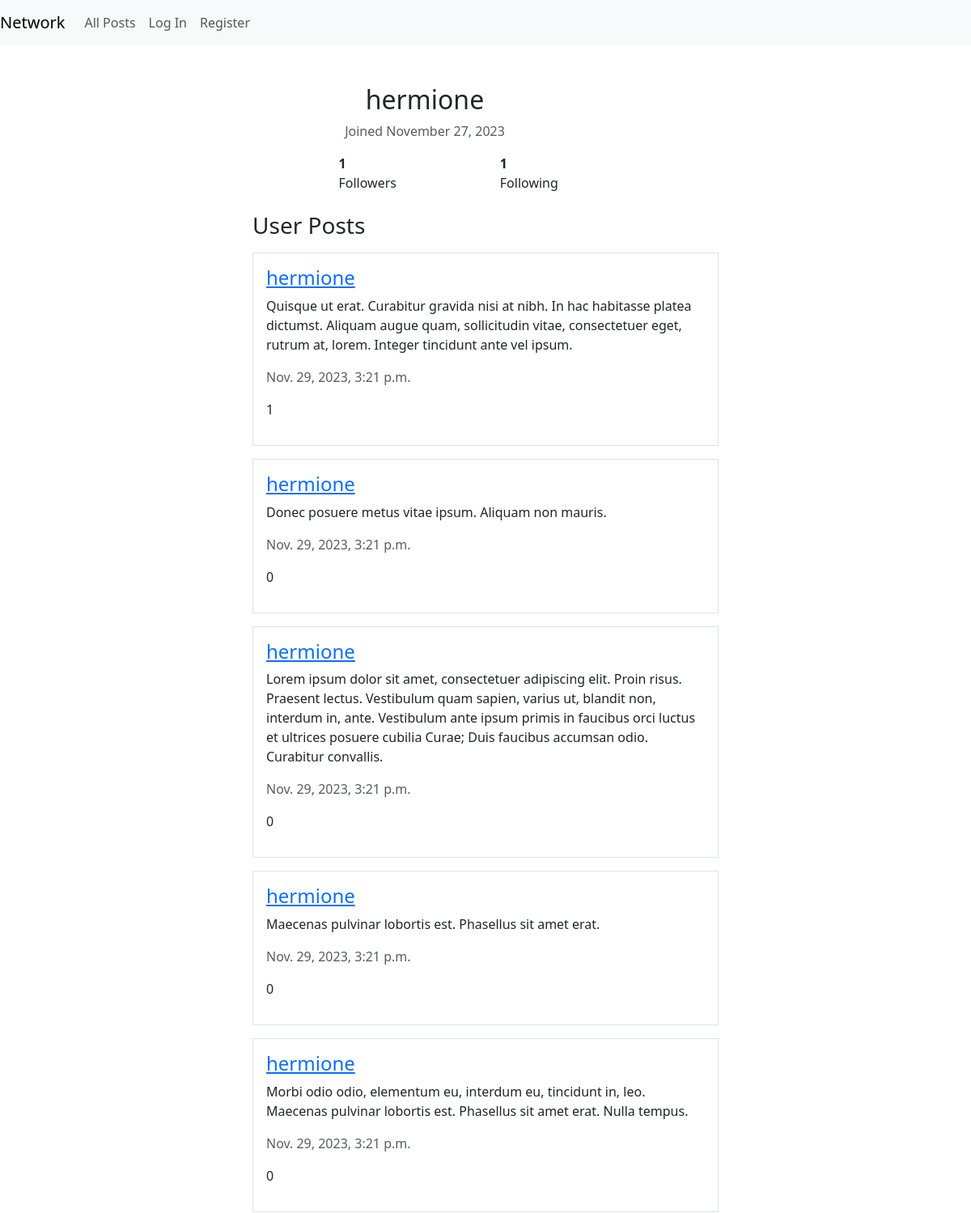
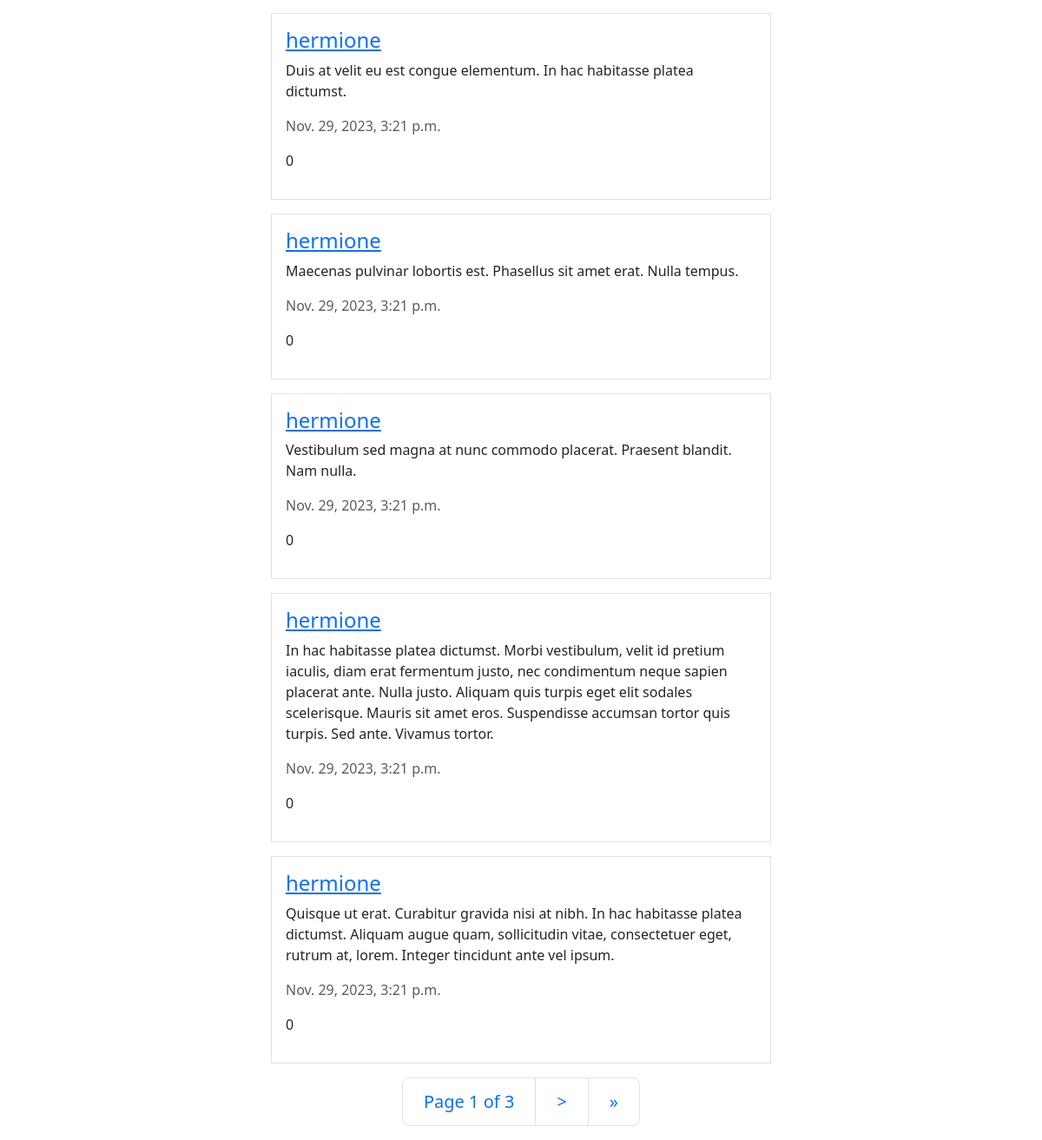
The page /users/hermione/ on the database its author committed (2 pictures, top to bottom).
### network/models.py (models this page shows, shortened)
class User(AbstractUser):
    def follow(self, user):
        Follow.objects.create(follower=self, following=user)

class Post(models.Model):
    poster = models.ForeignKey(User, on_delete=models.CASCADE, related_name="posts")
    body = models.TextField(max_length=1000)
    date_time = models.DateTimeField(auto_now_add=True)
    likes = models.ManyToManyField(User, related_name="liked_posts", blank=True)

### network/views.py (the view)
# urls.py: path("users/<str:username>/", views.profile_view, name="profile"),
def profile_view(request, username):
    user = get_object_or_404(User, username=username)
    return render(request, "network/profile.html", {
        "object": user,
        "page_obj": paginate(request, Post.objects.filter(poster=user).order_by("-date_time")),
        "is_following": request.user.is_following(user) if request.user.is_authenticated else False
    })

### network/views.py (called while the page is built)
def paginate(request, queryset):
    p = Paginator(queryset, 10)
    page_num = request.GET.get("page", 1)
    page_obj = p.get_page(page_num)
    return page_obj

### network/templates/network/profile.html (shortened to what this page needs)
{% extends "network/layout.html" %}
{% block body %}
<div class="container mt-5 mx-auto w-50">
    <div class="row">
        <div class="col-md-9">
            <h2 class="text-center">{{ object.username }}</h2>
            <p class="text-muted text-center">Joined {{ object.date_joined|date:"F d, Y" }}</p>
            <div class="d-flex mx-auto w-50" style="gap:60%">
                <div><strong id="follower-count">{{ object.followers.count }}</strong> Followers</div>
                <div><strong>{{ object.following.count }}</strong> Following</div>
            </div>
        </div>
    </div>
    <div class="row mt-4">
        <div class="col-md-12">
            <h3>User Posts</h3>
            {% for post in page_obj %}
                {% with post=post user=user counter=forloop.counter %}
                    {% include "network/post.html" with post=post user=user counter=counter %}
                {% endwith %}
            {% endfor %}
            {% include 'network/pagination.html' %}
        </div>
    </div>
</div>
{% endblock body %}

### network/templates/network/post.html (shortened to what this page needs)
<div class="border my-3 p-3 post-container" data-post-id={{post.id}} id="post-{{ post.id }}">
    <h4 class="post-poster"><a href="{% url 'profile' post.poster %}">{{ post.poster }}</a></h4>
    <p class='post-body'>{{ post.body}} </p>
    <p class="text-muted">{{ post.date_time }}</p>
    <p>
        {{ post.likes.count }}
    </p>
</div>

### rows shown on the page
User: username "hermione", date_joined "November 27, 2023", followers.count "1", following.count "1"
Post: poster "hermione", body "Quisque ut erat. Curabitur gravida nisi at nibh. In hac habitasse platea dictumst. Aliquam augue quam, sollicitudin vitae, consectetuer eget, rutrum at, lorem. Integer tincidunt ante vel ipsum.", date_time "Nov. 29, 2023, 3:21 p.m.", likes.count "1"
Post: poster "hermione", body "Donec posuere metus vitae ipsum. Aliquam non mauris.", date_time "Nov. 29, 2023, 3:21 p.m.", likes.count "0"
Post: poster "hermione", body "Lorem ipsum dolor sit amet, consectetuer adipiscing elit. Proin risus. Praesent lectus. Vestibulum quam sapien, varius ut, blandit non, interdum in, ante. Vestibulum ante ipsum primis in faucibus orci luctus et ultrices posuere cubilia Curae; Duis faucibus accumsan odio. Curabitur convallis.", date_time "Nov. 29, 2023, 3:21 p.m.", likes.count "0"
Post: poster "hermione", body "Maecenas pulvinar lobortis est. Phasellus sit amet erat.", date_time "Nov. 29, 2023, 3:21 p.m.", likes.count "0"
Post: poster "hermione", body "Morbi odio odio, elementum eu, interdum eu, tincidunt in, leo. Maecenas pulvinar lobortis est. Phasellus sit amet erat. Nulla tempus.", date_time "Nov. 29, 2023, 3:21 p.m.", likes.count "0"
Post: poster "hermione", body "Duis at velit eu est congue elementum. In hac habitasse platea dictumst.", date_time "Nov. 29, 2023, 3:21 p.m.", likes.count "0"
Post: poster "hermione", body "Maecenas pulvinar lobortis est. Phasellus sit amet erat. Nulla tempus.", date_time "Nov. 29, 2023, 3:21 p.m.", likes.count "0"
Post: poster "hermione", body "Vestibulum sed magna at nunc commodo placerat. Praesent blandit. Nam nulla.", date_time "Nov. 29, 2023, 3:21 p.m.", likes.count "0"
Post: poster "hermione", body "In hac habitasse platea dictumst. Morbi vestibulum, velit id pretium iaculis, diam erat fermentum justo, nec condimentum neque sapien placerat ante. Nulla justo. Aliquam quis turpis eget elit sodales scelerisque. Mauris sit amet eros. Suspendisse accumsan tortor quis turpis. Sed ante. Vivamus tortor.", date_time "Nov. 29, 2023, 3:21 p.m.", likes.count "0"
Post: poster "hermione", body "Quisque ut erat. Curabitur gravida nisi at nibh. In hac habitasse platea dictumst. Aliquam augue quam, sollicitudin vitae, consectetuer eget, rutrum at, lorem. Integer tincidunt ante vel ipsum.", date_time "Nov. 29, 2023, 3:21 p.m.", likes.count "0"

### other values the page prints
{{ page_obj.number }} "1"
{{ page_obj.paginator.num_pages }} "3"
